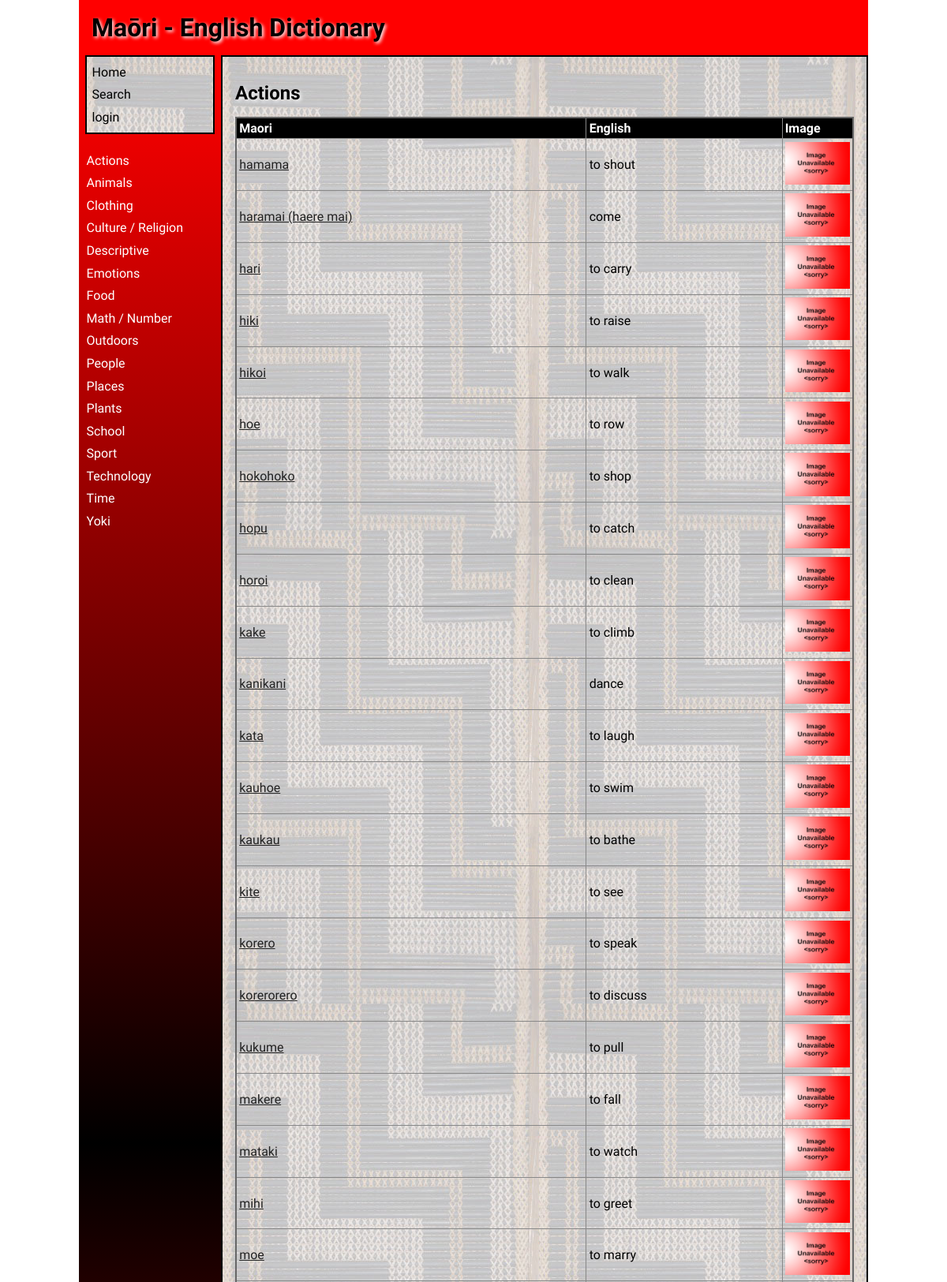
Page /category/1 (upper part) on the committed database.
### tables this page shows
CREATE TABLE "category"
(
    id            integer
        primary key autoincrement,
    category_name varchar(30) not null
);

CREATE TABLE "dictionary"
(
    id          integer
        primary key autoincrement,
    maori       varchar(30)   not null,
    english     varchar(30)   not null,
    description varchar(1000) not null,
    level       integer       not null,
    category_id integer       not null
        references category
            on delete cascade,
    user_id     integer
                              references user_details
                                  on delete set null,
    date_added  datetime      not null
);

### app.py (the view)
@app.route('/category/<category_id>', methods=["POST", "GET"])
def render_category(category_id):
    if request.method == "POST":
        is_valid, return_url = validate_add_word(request.form, category_id)
        if not is_valid:
            return redirect(return_url)
        return redirect(f'/category/{category_id}')
    words = get_category_words(category_id)
    if words is None:
        return redirect('/?error=Category+could+not+be+retrieved+unknown+error')
    image_names = get_image_filenames(words)
    error = request.args.get('error')
    return render_template('category.html',
                           category_words=words,
                           logged_in=is_logged_in(),
                           image_names=image_names,
                           error=error,
                           category_list=get_categories(),
                           allow_edit=allow_edit(),
                           current_user=get_user())

### data_access.py (called while the page is built)
def execute_query(query, args=None):
    connection = get_connection(DATABASE)
    cursor = connection.cursor()
    try:
        if args is None:
            cursor.execute(query)
        else:
            cursor.execute(query, args)
        query_results = cursor.fetchall()
    except sqlite3.Error as e:
        return e
    finally:
        if connection is not None:
            connection.close()
    return query_results

def get_connection(db_file):
    try:
        connection = sqlite3.connect(db_file)
        connection.execute('pragma foreign_keys=ON')
        return connection
    except Error as e:
        print(e)
    return None

def get_category_list():
    category_list = execute_query("SELECT * FROM category ORDER BY category_name")
    if issubclass(type(category_list), Error):
        return []
    return category_list

def get_words(category_id):
    query = """SELECT c.category_name, d.maori, d.english, d.id, c.id
               FROM category c
               LEFT JOIN dictionary d on c.id = d.category_id
               WHERE c.id = ?
               ORDER BY maori, english"""
    query_results = execute_query(query, [category_id])
    if issubclass(type(query_results), Error) or len(query_results) == 0:
        return None
    return query_results

### services.py (called while the page is built)
def is_logged_in():
    if session.get('email') is None:
        return False
    else:
        return True

def allow_edit():
    if not is_logged_in():
        return False
    email = session.get('email')
    allow = get_allow_edit(email)
    if allow is None:
        return False
    return allow

def get_categories():
    return get_category_list()

def get_category_words(category_id):
    return get_words(category_id)

def get_user():
    first_name = session.get('first_name')
    if first_name is None:
        user_details = ""
    else:
        last_name = session.get('last_name')
        user_type = session.get('user_type').title()
        user_details = f"{first_name} {last_name} ({user_type})"
    return user_details

def get_image_filename(english_name):
    path_file = f"{IMAGE_PATH}{english_name}.*"
    listing = glob.glob(path_file)
    for filename in listing:
        return os.path.basename(filename)
    return NO_IMAGE_FILENAME

def get_image_filenames(words):
    image_names = []
    for word in words:
        image_names.append(get_image_filename(word[2]))
    return image_names

### templates/category.html (shortened to what this page needs)
{% extends "base.html" %}
{% block main %}
    {% if logged_in and allow_edit %}
        <h2>{{ category_words[0][0] }} <strong>-</strong> <a href="\delete_category\{{ category_words[0][4] }}">Delete Category</a></h2>
    {% else %}
        <h2>{{ category_words[0][0] }}</h2>
    {% endif %}
    <table class="table">
        <thead>
            <tr>
                <th><strong>Maori</strong></th>
                <th><strong>English</strong></th>
                <th><strong>Image</strong></th>
            </tr>
        </thead>
        <tbody>
            {% for word in category_words %}
                <tr>
                    {% if word[1] != None %}
                        <td><a href="\word\{{ word[3] }}?breadcrumb=/category/{{ category_words[0][4] }}">{{ word[1] }}</a></td>
                        <td>{{ word[2] }}</td>
                        <td><img class="thumb" src= "../static/images/{{ image_names[loop.index0]}}" alt="Word image"></td>
                    {% endif %}
                </tr>
            {% endfor %}
        </tbody>
    </table>
{% endblock %}

### templates/base.html (shortened to what this page needs)
<!doctype html>
<html lang="en">
<head>
	<link href="{{ url_for('static', filename='css/style.css') }}" rel="stylesheet">
</head>
<body>
	<div id="container">
		<header>
			<span class="heading">Maōri - English Dictionary</span>
            <span class="right">{{ current_user }}</span>
		</header>
		<nav style="padding-top: 0">
			<ul>
                <div class="main-links">
                    <li><a href="/" style="color: black;">Home</a></li>
                    <li><a href="/search/~" style="color: black;">Search</a></li>
                    {% if logged_in %}
                        {% if allow_edit %}
                            <li><a href="/add_category" style="color: black;">Add Category</a></li>
                        {% endif %}
                        <li><a href="/logout" style="color: black;">Logout</a></li>
                    {% else %}
                        <li><a href="/login" style="color: black;">login</a></li>
                    {% endif %}
                </div>
                <br>
                {% for category in category_list %}
                    <li><a href="/category/{{ category[0] }}">{{ category[1] }}</a></li>
                {% endfor %}
			</ul>
		</nav>
		<main style="border: solid black 2px">
            {% block main %}{% endblock %}
        </main>
	</div>
</body>
</html>

### static/css/style.css (style rules this page uses)
* { font-family: Comfortaa, sans-serif; margin: 0; padding: 0; box-sizing: border-box; }
.main-links { background-image: url('../images/poutama.jpg'); padding: 5px; color: black !important; border: solid black 2px; }
#container { display: grid; grid-template-columns: 75px auto; grid-template-areas: 'nav header' 'main main' 'footer footer'; }
header { grid-area: header; background-color: #f00; padding: 1rem; }
nav { grid-area: nav; }
main { grid-area: main; padding: 1rem; background-color: #edd; }
h1, h2, h3, h4 { padding: 1rem 0; font-family: 'Suez One', serif; color: #000; text-shadow: 2px 2px 4px #fff; }
a { color: #222; }
img { width: 100%; }
table { width: 100%; border: 2px solid #666; border-collapse: collapse; }
table thead { background-color: black; color: white; }
th, td { border: 1px solid #888; padding: 0.2rem; text-align: left; }
th { background-color: #000000; color: #ffffff; }
tr th:last-child { width: 90px; }
tr td:last-child { width: 90px; }
.thumb { max-width: 90px; }
.right { float: right; padding: 10px; font-weight: bold; font-family: 'Suez One', serif; text-shadow: 2px 2px 4px #fff; }
.heading { font-size: 2em; margin-block-start: 0.67em; margin-block-end: 0.67em; margin-inline-start: 0; margin-inline-end: 0; font-weight: bold; padding: 1rem 0; font-family: 'Suez One', serif; color: #000; text-shadow: 2px 2px 4px #fff; }
@media only screen and (min-width: 768px) { #container { grid-template-columns: 180px auto; grid-template-areas: 'header header' 'nav main' 'footer footer'; } }
@media only screen and (min-width: 768px) { nav { background: linear-gradient(180deg, rgba(255,0,0,1) 0%, rgba(0, 0, 0, 1) 50%, rgba(255,0,0,1) 100%); padding: 0.5rem; } }
@media only screen and (min-width: 768px) { nav ul { list-style: none; } }
@media only screen and (min-width: 768px) { nav li { padding: 0.3rem 0 0.3rem 0.1rem; } }
@media only screen and (min-width: 768px) { nav a { color: #fff; text-decoration: none; } }
@media only screen and (min-width: 768px) { main { background-image: url('../images/poutama.jpg'); } }
@media only screen and (min-width: 1000px) { #container { width: 1000px; margin: auto; } }

### rows in the picture
category: category_name "Actions"
category: category_name "Animals"
category: category_name "Clothing"
category: category_name "Culture / Religion"
category: category_name "Descriptive"
category: category_name "Emotions"
category: category_name "Food"
category: category_name "Math / Number"
category: category_name "Outdoors"
category: category_name "People"
category: category_name "Places"
category: category_name "Plants"
category: category_name "School"
category: category_name "Sport"
category: category_name "Technology"
category: category_name "Time"
category: category_name "Yoki"
dictionary: maori "hamama", english "to shout"
dictionary: maori "haramai (haere mai)", english "come"
dictionary: maori "hari", english "to carry"
dictionary: maori "hiki", english "to raise"
dictionary: maori "hikoi", english "to walk"
dictionary: maori "hoe", english "to row"
dictionary: maori "hokohoko", english "to shop"
dictionary: maori "hopu", english "to catch"
dictionary: maori "horoi", english "to clean"
dictionary: maori "kake", english "to climb"
dictionary: maori "kanikani", english "dance"
dictionary: maori "kata", english "to laugh"
dictionary: maori "kauhoe", english "to swim"
dictionary: maori "kaukau", english "to bathe"
dictionary: maori "kite", english "to see"
dictionary: maori "korero", english "to speak"
dictionary: maori "korerorero", english "to discuss"
dictionary: maori "kukume", english "to pull"
dictionary: maori "makere", english "to fall"
dictionary: maori "mataki", english "to watch"
dictionary: maori "mihi", english "to greet"
dictionary: maori "moe", english "to marry"
